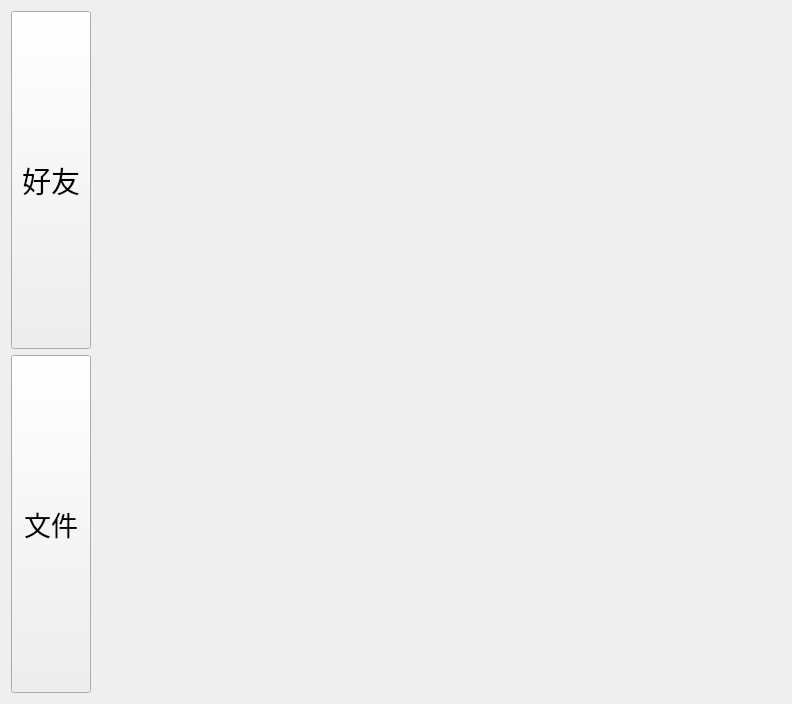
<?xml version="1.0" encoding="UTF-8"?>
<ui version="4.0">
 <class>Index</class>
 <widget class="QWidget" name="Index">
  <property name="geometry">
   <rect>
    <x>0</x>
    <y>0</y>
    <width>792</width>
    <height>704</height>
   </rect>
  </property>
  <property name="windowTitle">
   <string>Form</string>
  </property>
  <layout class="QVBoxLayout" name="verticalLayout_2">
   <item>
    <layout class="QHBoxLayout" name="horizontalLayout">
     <item>
      <layout class="QVBoxLayout" name="verticalLayout">
       <item>
        <widget class="QPushButton" name="friend_PB">
         <property name="sizePolicy">
          <sizepolicy hsizetype="Minimum" vsizetype="Expanding">
           <horstretch>0</horstretch>
           <verstretch>0</verstretch>
          </sizepolicy>
         </property>
         <property name="font">
          <font>
           <family>Agency FB</family>
           <pointsize>22</pointsize>
          </font>
         </property>
         <property name="text">
          <string>好友</string>
         </property>
        </widget>
       </item>
       <item>
        <widget class="QPushButton" name="file_PB">
         <property name="sizePolicy">
          <sizepolicy hsizetype="Minimum" vsizetype="Expanding">
           <horstretch>0</horstretch>
           <verstretch>0</verstretch>
          </sizepolicy>
         </property>
         <property name="font">
          <font>
           <family>Agency FB</family>
           <pointsize>20</pointsize>
          </font>
         </property>
         <property name="text">
          <string>文件</string>
         </property>
        </widget>
       </item>
      </layout>
     </item>
     <item>
      <widget class="QStackedWidget" name="stackedWidget">
       <property name="sizePolicy">
        <sizepolicy hsizetype="Preferred" vsizetype="Expanding">
         <horstretch>0</horstretch>
         <verstretch>0</verstretch>
        </sizepolicy>
       </property>
       <widget class="Friend" name="friendPage">
        <property name="sizePolicy">
         <sizepolicy hsizetype="Preferred" vsizetype="Expanding">
          <horstretch>0</horstretch>
          <verstretch>0</verstretch>
         </sizepolicy>
        </property>
       </widget>
       <widget class="File" name="filePage"/>
      </widget>
     </item>
    </layout>
   </item>
  </layout>
 </widget>
 <customwidgets>
  <customwidget>
   <class>Friend</class>
   <extends>QWidget</extends>
   <header>friend.h</header>
   <container>1</container>
  </customwidget>
  <customwidget>
   <class>File</class>
   <extends>QWidget</extends>
   <header>file.h</header>
   <container>1</container>
  </customwidget>
 </customwidgets>
 <resources/>
 <connections/>
</ui>
